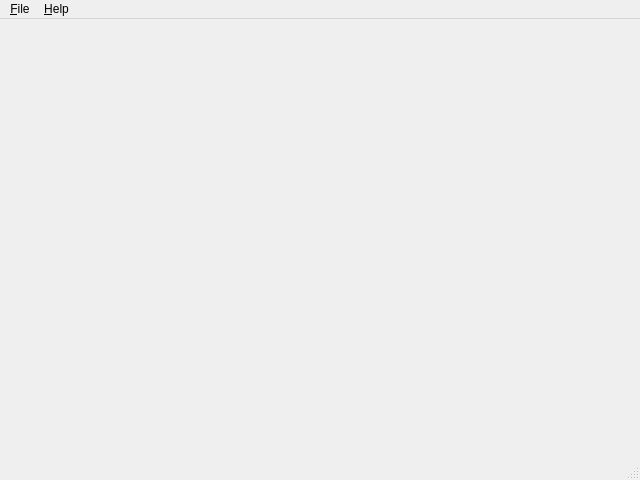
<?xml version="1.0" encoding="UTF-8"?>
<ui version="4.0">
 <class>MainWindow</class>
 <widget class="QMainWindow" name="MainWindow">
  <property name="geometry">
   <rect>
    <x>0</x>
    <y>0</y>
    <width>640</width>
    <height>480</height>
   </rect>
  </property>
  <property name="windowTitle">
   <string>Diskspace Tool - Analyze your disk</string>
  </property>
  <widget class="QWidget" name="centralwidget">
   <layout class="QVBoxLayout" name="verticalLayout_3">
    <item>
     <widget class="QWidget" name="content" native="true">
      <layout class="QVBoxLayout" name="verticalLayout_2">
       <property name="leftMargin">
        <number>0</number>
       </property>
       <property name="topMargin">
        <number>0</number>
       </property>
       <property name="rightMargin">
        <number>0</number>
       </property>
       <property name="bottomMargin">
        <number>0</number>
       </property>
      </layout>
     </widget>
    </item>
   </layout>
  </widget>
  <widget class="QMenuBar" name="menubar">
   <property name="geometry">
    <rect>
     <x>0</x>
     <y>0</y>
     <width>640</width>
     <height>22</height>
    </rect>
   </property>
   <widget class="QMenu" name="menuFile">
    <property name="title">
     <string>&amp;File</string>
    </property>
    <addaction name="actionNewScan"/>
    <addaction name="actionExit"/>
   </widget>
   <widget class="QMenu" name="menuHelp">
    <property name="title">
     <string>&amp;Help</string>
    </property>
    <addaction name="actionAbout"/>
   </widget>
   <addaction name="menuFile"/>
   <addaction name="menuHelp"/>
  </widget>
  <widget class="QStatusBar" name="statusbar"/>
  <action name="actionExit">
   <property name="text">
    <string>E&amp;xit</string>
   </property>
  </action>
  <action name="actionAbout">
   <property name="text">
    <string>&amp;About</string>
   </property>
  </action>
  <action name="actionNewScan">
   <property name="text">
    <string>&amp;New Scan</string>
   </property>
  </action>
 </widget>
 <resources/>
 <connections>
  <connection>
   <sender>actionExit</sender>
   <signal>triggered()</signal>
   <receiver>MainWindow</receiver>
   <slot>close()</slot>
   <hints>
    <hint type="sourcelabel">
     <x>-1</x>
     <y>-1</y>
    </hint>
    <hint type="destinationlabel">
     <x>399</x>
     <y>299</y>
    </hint>
   </hints>
  </connection>
  <connection>
   <sender>actionAbout</sender>
   <signal>triggered()</signal>
   <receiver>MainWindow</receiver>
   <slot>showAbout()</slot>
   <hints>
    <hint type="sourcelabel">
     <x>-1</x>
     <y>-1</y>
    </hint>
    <hint type="destinationlabel">
     <x>399</x>
     <y>299</y>
    </hint>
   </hints>
  </connection>
  <connection>
   <sender>actionNewScan</sender>
   <signal>triggered()</signal>
   <receiver>MainWindow</receiver>
   <slot>newScan()</slot>
   <hints>
    <hint type="sourcelabel">
     <x>-1</x>
     <y>-1</y>
    </hint>
    <hint type="destinationlabel">
     <x>399</x>
     <y>299</y>
    </hint>
   </hints>
  </connection>
 </connections>
 <slots>
  <slot>showAbout()</slot>
  <slot>newScan()</slot>
 </slots>
</ui>
